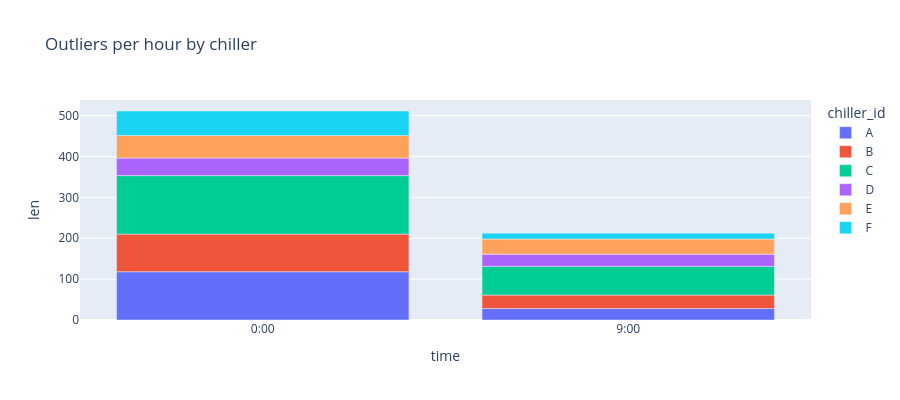

Notebook cell for this chart:
### Code cell
# Dates with the most outliers
plt_df = combined_outlier_df.group_by((pl.col("timestamp").dt.hour().cast(pl.Utf8) + ":00").alias("time"), "chiller_id").len().sort("time", "chiller_id")

fig = px.bar(plt_df, x="time", y="len", color="chiller_id", title="Outliers per hour by chiller", height=400)
fig.update_xaxes(type="category")

fig.show()

### Figure 1 — Plotly figure (JSON) as saved in the notebook; plotly's stock layout.template omitted (floating-point values rounded to 4 significant figures)
{"data": [{"hovertemplate": "chiller_id=A<br>time=%{x}<br>len=%{y}<extra></extra>", "legendgroup": "A", "marker": {"color": "#636efa", "pattern": {"shape": ""}}, "name": "A", "orientation": "v", "showlegend": true, "textposition": "auto", "type": "bar", "x": ["0:00", "9:00"], "xaxis": "x", "y": [118, 28], "yaxis": "y"}, {"hovertemplate": "chiller_id=B<br>time=%{x}<br>len=%{y}<extra></extra>", "legendgroup": "B", "marker": {"color": "#EF553B", "pattern": {"shape": ""}}, "name": "B", "orientation": "v", "showlegend": true, "textposition": "auto", "type": "bar", "x": ["0:00", "9:00"], "xaxis": "x", "y": [92, 33], "yaxis": "y"}, {"hovertemplate": "chiller_id=C<br>time=%{x}<br>len=%{y}<extra></extra>", "legendgroup": "C", "marker": {"color": "#00cc96", "pattern": {"shape": ""}}, "name": "C", "orientation": "v", "showlegend": true, "textposition": "auto", "type": "bar", "x": ["0:00", "9:00"], "xaxis": "x", "y": [143, 70], "yaxis": "y"}, {"hovertemplate": "chiller_id=D<br>time=%{x}<br>len=%{y}<extra></extra>", "legendgroup": "D", "marker": {"color": "#ab63fa", "pattern": {"shape": ""}}, "name": "D", "orientation": "v", "showlegend": true, "textposition": "auto", "type": "bar", "x": ["0:00", "9:00"], "xaxis": "x", "y": [43, 30], "yaxis": "y"}, {"hovertemplate": "chiller_id=E<br>time=%{x}<br>len=%{y}<extra></extra>", "legendgroup": "E", "marker": {"color": "#FFA15A", "pattern": {"shape": ""}}, "name": "E", "orientation": "v", "showlegend": true, "textposition": "auto", "type": "bar", "x": ["0:00", "9:00"], "xaxis": "x", "y": [55, 37], "yaxis": "y"}, {"hovertemplate": "chiller_id=F<br>time=%{x}<br>len=%{y}<extra></extra>", "legendgroup": "F", "marker": {"color": "#19d3f3", "pattern": {"shape": ""}}, "name": "F", "orientation": "v", "showlegend": true, "textposition": "auto", "type": "bar", "x": ["0:00", "9:00"], "xaxis": "x", "y": [60, 14], "yaxis": "y"}], "layout": {"barmode": "relative", "height": 400, "legend": {"title": {"text": "chiller_id"}, "tracegroupgap": 0}, "title": {"text": "Outliers per hour by chiller"}, "xaxis": {"anchor": "y", "domain": [0, 1], "title": {"text": "time"}, "type": "category"}, "yaxis": {"anchor": "x", "domain": [0, 1], "title": {"text": "len"}}}}
